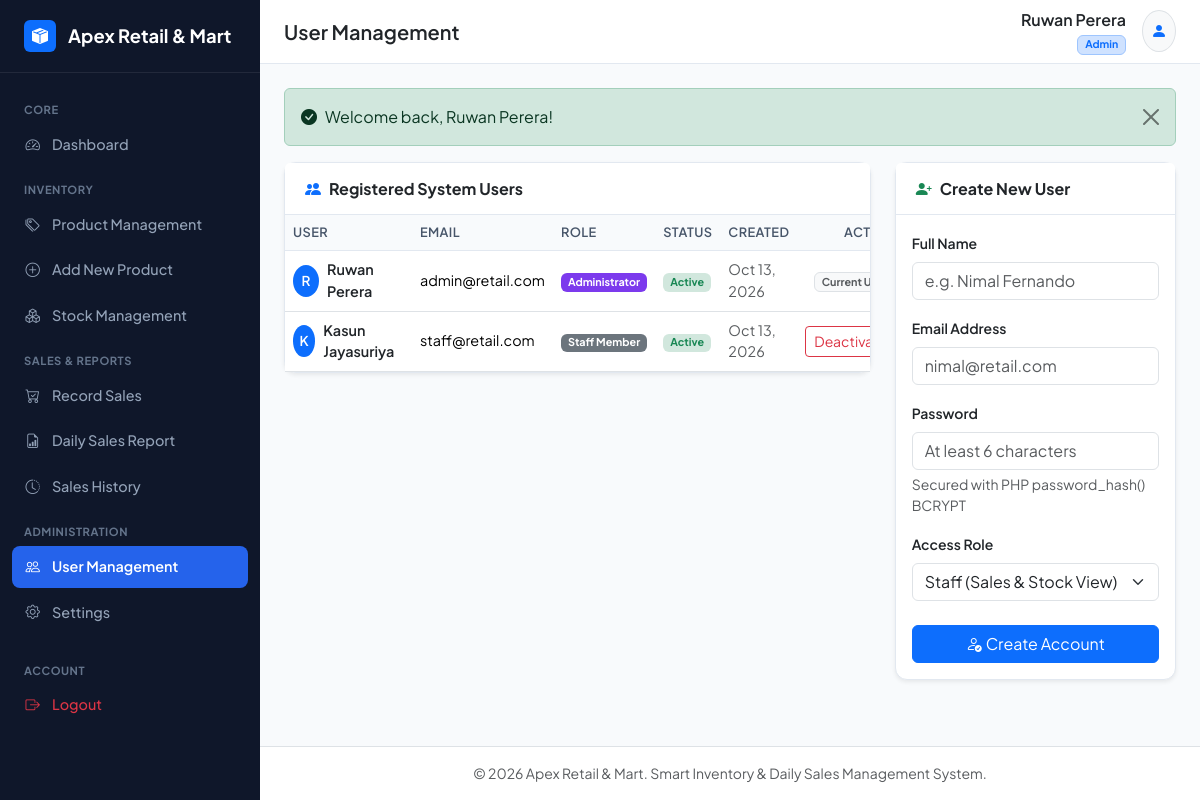
Screenshot of /xampp-package/users.php (signed in) with the database file from the repository.
### tables this page shows
CREATE TABLE `settings` (
  `id` INT UNSIGNED AUTO_INCREMENT PRIMARY KEY,
  `business_name` VARCHAR(150) NOT NULL DEFAULT 'Apex Retail & Mart',
  `currency` VARCHAR(20) NOT NULL DEFAULT 'Rs.',
  `timezone` VARCHAR(50) NOT NULL DEFAULT 'Asia/Colombo',
  `business_address` TEXT DEFAULT 'No. 45, Galle Road, Colombo 03, Sri Lanka',
  `contact_number` VARCHAR(50) DEFAULT '+94 11 234 5678',
  `email` VARCHAR(100) DEFAULT 'info@apexretail.lk',
  `updated_at` TIMESTAMP DEFAULT CURRENT_TIMESTAMP ON UPDATE CURRENT_TIMESTAMP
);

CREATE TABLE `users` (
  `id` INT UNSIGNED AUTO_INCREMENT PRIMARY KEY,
  `name` VARCHAR(100) NOT NULL,
  `email` VARCHAR(150) NOT NULL UNIQUE,
  `password` VARCHAR(255) NOT NULL,
  `role` ENUM('admin', 'staff') NOT NULL DEFAULT 'staff',
  `is_active` TINYINT(1) NOT NULL DEFAULT 1,
  `created_at` TIMESTAMP DEFAULT CURRENT_TIMESTAMP
);

### xampp-package/config/database.php (called while the page is built, shortened)
<?php
try {
    $dsn = "mysql:host=" . DB_HOST . ";dbname=" . DB_NAME . ";charset=" . DB_CHARSET;
    $options = [
        PDO::ATTR_ERRMODE            => PDO::ERRMODE_EXCEPTION,
        PDO::ATTR_DEFAULT_FETCH_MODE => PDO::FETCH_ASSOC,
        PDO::ATTR_EMULATE_PREPARES   => false,
    ];
    $pdo = new PDO($dsn, DB_USER, DB_PASS, $options);
} catch (PDOException $e) {
    die("Database Connection Error: Could not connect to the database. " . $e->getMessage());
}
try {
    $stmt = $pdo->query("SELECT * FROM settings WHERE id = 1 LIMIT 1");
    $app_settings = $stmt->fetch();
} catch (Exception $e) {
    date_default_timezone_set('Asia/Colombo');
    $app_settings = [
        'business_name' => 'Apex Retail & Mart',
        'currency' => 'Rs.',
        'timezone' => 'Asia/Colombo',
        'business_address' => 'Colombo, Sri Lanka',
        'contact_number' => '+94 11 234 5678',
        'email' => 'info@apexretail.lk'
    ];
}
?>

### xampp-package/users.php (the view, shortened to what this page needs)
<?php
require_once __DIR__ . '/includes/header.php';
$stmt = $pdo->query("SELECT id, name, email, role, is_active, created_at FROM users ORDER BY id ASC");
$users = $stmt->fetchAll();
?>
<div class="row g-4 mb-4">
  <div class="col-12 col-lg-8">
    <div class="card shadow-sm">
      <div class="card-header bg-white py-3">
        <h6 class="mb-0 fw-bold"><i class="bi bi-people-fill text-primary me-2"></i>Registered System Users</h6>
      </div>
      <div class="table-responsive">
        <table class="table table-hover align-middle mb-0">
          <thead>
            <tr>
              <th>User</th>
              <th>Email</th>
              <th>Role</th>
              <th>Status</th>
              <th>Created</th>
              <th class="text-end">Action</th>
            </tr>
          </thead>
          <tbody>
            <?php foreach ($users as $u): ?>
              <tr>
                <td class="fw-semibold text-dark">
                  <div class="d-flex align-items-center gap-2">
                    <div class="bg-primary text-white rounded-circle d-flex align-items-center justify-content-center" style="width: 32px; height: 32px; font-size: 0.85rem;">
                      <?= strtoupper(substr($u['name'], 0, 1)) ?>
                    </div>
                    <span><?= e($u['name']) ?></span>
                  </div>
                </td>
                <td><?= e($u['email']) ?></td>
                <td>
                  <?php if ($u['role'] === 'admin'): ?>
                    <span class="badge bg-purple text-white" style="background-color: #7c3aed;">Administrator</span>
                  <?php else: ?>
                    <span class="badge bg-secondary">Staff Member</span>
                  <?php endif; ?>
                </td>
                <td>
                  <?php if ($u['is_active']): ?>
                    <span class="badge bg-success-subtle text-success">Active</span>
                  <?php else: ?>
                    <span class="badge bg-danger-subtle text-danger">Suspended</span>
                  <?php endif; ?>
                </td>
                <td class="text-muted small"><?= date('M d, Y', strtotime($u['created_at'])) ?></td>
                <td class="text-end">
                  <?php if ($u['id'] !== (int)$_SESSION['user_id']): ?>
                    <a href="users.php?toggle_id=<?= $u['id'] ?>" class="btn btn-sm <?= ($u['is_active']) ? 'btn-outline-danger' : 'btn-outline-success' ?>" onclick="return confirm('Change active status for this user?');">
                      <?= ($u['is_active']) ? 'Deactivate' : 'Activate' ?>
                    </a>
                  <?php else: ?>
                    <span class="badge bg-light text-muted border">Current User</span>
                  <?php endif; ?>
                </td>
              </tr>
            <?php endforeach; ?>
          </tbody>
        </table>
      </div>
    </div>
  </div>
  <div class="col-12 col-lg-4">
    <div class="card shadow-sm">
      <div class="card-header bg-white py-3">
        <h6 class="mb-0 fw-bold"><i class="bi bi-person-plus-fill text-success me-2"></i>Create New User</h6>
      </div>
      <div class="card-body p-3">
        <form method="POST" action="users.php">
          <div class="mb-3">
            <label class="form-label small fw-semibold">Full Name</label>
            <input type="text" name="name" class="form-control" placeholder="e.g. Nimal Fernando" required value="<?= e($_POST['name'] ?? '') ?>">
          </div>
          <div class="mb-3">
            <label class="form-label small fw-semibold">Email Address</label>
            <input type="email" name="email" class="form-control" placeholder="nimal@retail.com" required value="<?= e($_POST['email'] ?? '') ?>">
          </div>
          <div class="mb-3">
            <label class="form-label small fw-semibold">Password</label>
            <input type="password" name="password" class="form-control" placeholder="At least 6 characters" required>
            <div class="form-text">Secured with PHP password_hash() BCRYPT</div>
          </div>
          <div class="mb-4">
            <label class="form-label small fw-semibold">Access Role</label>
            <select name="role" class="form-select">
              <option value="staff">Staff (Sales &amp; Stock View)</option>
            </select>
          </div>
          <button type="submit" class="btn btn-primary w-100">
            <i class="bi bi-person-check me-1"></i>Create Account
          </button>
        </form>
      </div>
    </div>
  </div>
</div>
<?php require_once __DIR__ . '/includes/footer.php'; ?>

### xampp-package/includes/sidebar.php
<?php
$current_page = basename($_SERVER['PHP_SELF']);
$is_admin = ($_SESSION['user_role'] ?? 'staff') === 'admin';
?>
<aside class="sidebar no-print">
  <a href="dashboard.php" class="sidebar-brand">
    <div class="bg-primary text-white rounded p-1 d-flex align-items-center justify-content-center" style="width: 32px; height: 32px;">
      <i class="bi bi-box-seam-fill fs-6"></i>
    </div>
    <span><?= e($app_settings['business_name'] ?? 'Apex Retail') ?></span>
  </a>
  <div class="sidebar-nav">
    <div class="sidebar-heading">Core</div>
    <a href="dashboard.php" class="nav-link <?= ($current_page === 'dashboard.php') ? 'active' : '' ?>">
      <i class="bi bi-speedometer2"></i>
      <span>Dashboard</span>
    </a>
    <div class="sidebar-heading">Inventory</div>
    <a href="products.php" class="nav-link <?= ($current_page === 'products.php') ? 'active' : '' ?>">
      <i class="bi bi-tags"></i>
      <span>Product Management</span>
    </a>
    <a href="product_add.php" class="nav-link <?= ($current_page === 'product_add.php') ? 'active' : '' ?>">
      <i class="bi bi-plus-circle"></i>
      <span>Add New Product</span>
    </a>
    <a href="stock.php" class="nav-link <?= ($current_page === 'stock.php') ? 'active' : '' ?>">
      <i class="bi bi-boxes"></i>
      <span>Stock Management</span>
    </a>
    <div class="sidebar-heading">Sales & Reports</div>
    <a href="sales.php" class="nav-link <?= ($current_page === 'sales.php') ? 'active' : '' ?>">
      <i class="bi bi-cart-check"></i>
      <span>Record Sales</span>
    </a>
    <a href="report.php" class="nav-link <?= ($current_page === 'report.php' || $current_page === 'print_report.php') ? 'active' : '' ?>">
      <i class="bi bi-file-earmark-bar-graph"></i>
      <span>Daily Sales Report</span>
    </a>
    <a href="sales_history.php" class="nav-link <?= ($current_page === 'sales_history.php') ? 'active' : '' ?>">
      <i class="bi bi-clock-history"></i>
      <span>Sales History</span>
    </a>
    <?php if ($is_admin): ?>
      <div class="sidebar-heading">Administration</div>
      <a href="users.php" class="nav-link <?= ($current_page === 'users.php') ? 'active' : '' ?>">
        <i class="bi bi-people"></i>
        <span>User Management</span>
      </a>
      <a href="settings.php" class="nav-link <?= ($current_page === 'settings.php') ? 'active' : '' ?>">
        <i class="bi bi-gear"></i>
        <span>Settings</span>
      </a>
    <?php endif; ?>
    <div class="sidebar-heading mt-3">Account</div>
    <a href="logout.php" class="nav-link text-danger">
      <i class="bi bi-box-arrow-right"></i>
      <span>Logout</span>
    </a>
  </div>
</aside>

### xampp-package/includes/footer.php (shortened to what this page needs)
    </div>
    <footer class="bg-white border-top py-3 px-4 text-muted small text-center no-print">
      &copy; <?= date('Y') ?> <?= e($app_settings['business_name'] ?? 'Apex Retail') ?>. Smart Inventory & Daily Sales Management System.
    </footer>
  </div>
</div>
</body>
</html>

### xampp-package/assets/css/style.css (style rules this page uses)
:root { --primary-color: #2563eb; --primary-hover: #1d4ed8; --sidebar-bg: #0f172a; --sidebar-hover: #1e293b; --sidebar-text: #94a3b8; --sidebar-active-text: #ffffff; --body-bg: #f8fafc; --card-bg: #ffffff; --border-color: #e2e8f0; --text-main: #0f172a; --text-muted: #64748b; --success: #16a34a; --warning: #f59e0b; --danger: #dc2626; }
body { font-family: 'Plus Jakarta Sans', system-ui, -apple-system, sans-serif; background-color: var(--body-bg); color: var(--text-main); min-height: 100vh; }
.sidebar { width: 260px; background-color: var(--sidebar-bg); color: #fff; flex-shrink: 0; display: flex; flex-direction: column; transition: all 0.3s ease; z-index: 1000; }
.sidebar-brand { padding: 1.25rem 1.5rem; border-bottom: 1px solid rgba(255, 255, 255, 0.08); display: flex; align-items: center; gap: 0.75rem; font-weight: 700; font-size: 1.15rem; color: #fff; text-decoration: none; }
.sidebar-nav { padding: 1rem 0.75rem; flex-grow: 1; overflow-y: auto; }
.sidebar-heading { font-size: 0.7rem; text-transform: uppercase; letter-spacing: 0.05em; color: #64748b; padding: 0.75rem 0.75rem 0.35rem; font-weight: 700; }
.nav-link { display: flex; align-items: center; gap: 0.75rem; padding: 0.65rem 0.85rem; color: var(--sidebar-text); border-radius: 8px; font-weight: 500; font-size: 0.9rem; margin-bottom: 0.2rem; transition: all 0.2s; text-decoration: none; }
.nav-link.active { background-color: var(--primary-color); color: #fff; font-weight: 600; }
.card { border: 1px solid var(--border-color); border-radius: 12px; box-shadow: 0 1px 3px rgba(0,0,0,0.04); background-color: #fff; }
.card-header { background-color: transparent; border-bottom: 1px solid var(--border-color); padding: 1rem 1.25rem; font-weight: 600; }
.table thead th { background-color: #f8fafc; color: #475569; font-weight: 600; font-size: 0.8rem; text-transform: uppercase; letter-spacing: 0.03em; border-bottom: 1px solid var(--border-color); }
.table tbody td { vertical-align: middle; font-size: 0.9rem; }

### rows the page displays
settings: business_name "Apex Retail & Mart"
users: name "R", name "Ruwan Perera", email "admin@retail.com", role "Administrator", is_active "Active", created_at "Oct 13, 2026", shows "Current…"
users: name "K", name "Kasun Jayasuriya", email "staff@retail.com", role "Staff Member", is_active "Active", created_at "Oct 13, 2026"

### other values shown
$page_title "User Management"
$_SESSION['user_name'] "Ruwan Perera"
$_SESSION['user_role'] "Admin"
$_SESSION['flash_success'] "Welcome back, Ruwan Perera!"
